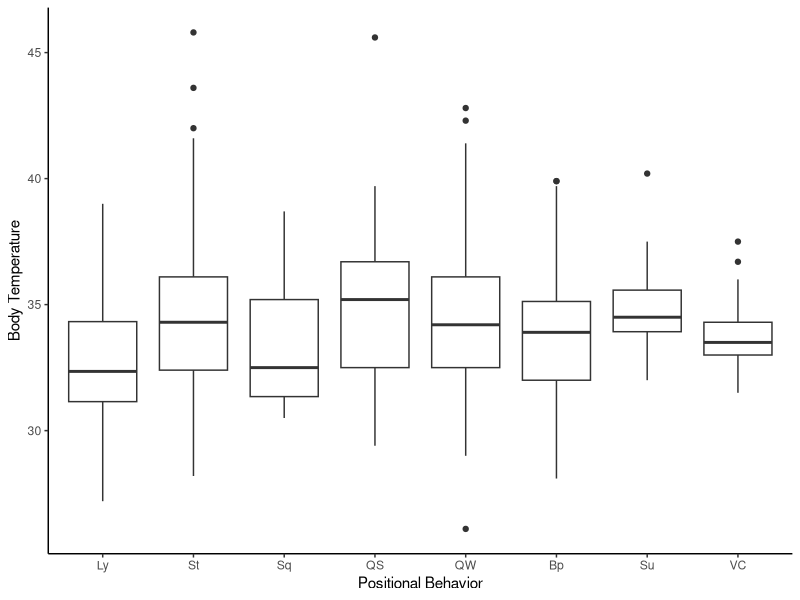
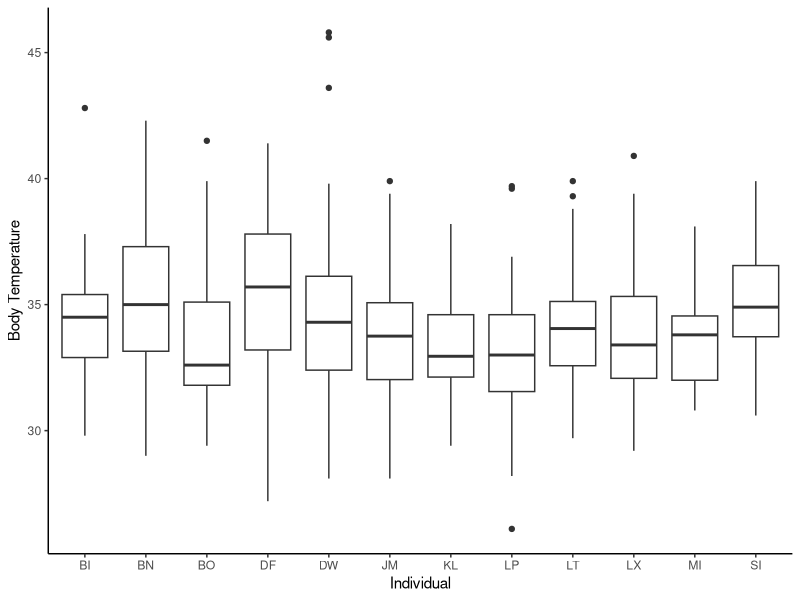
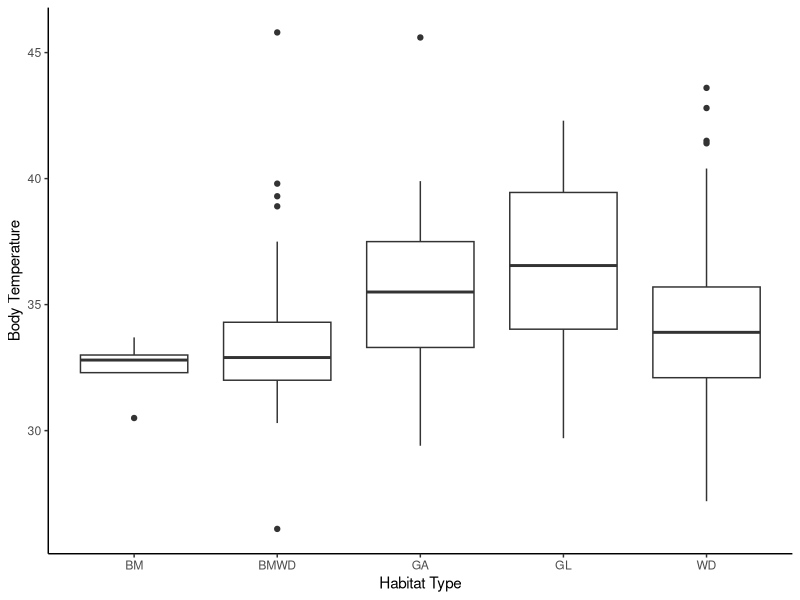
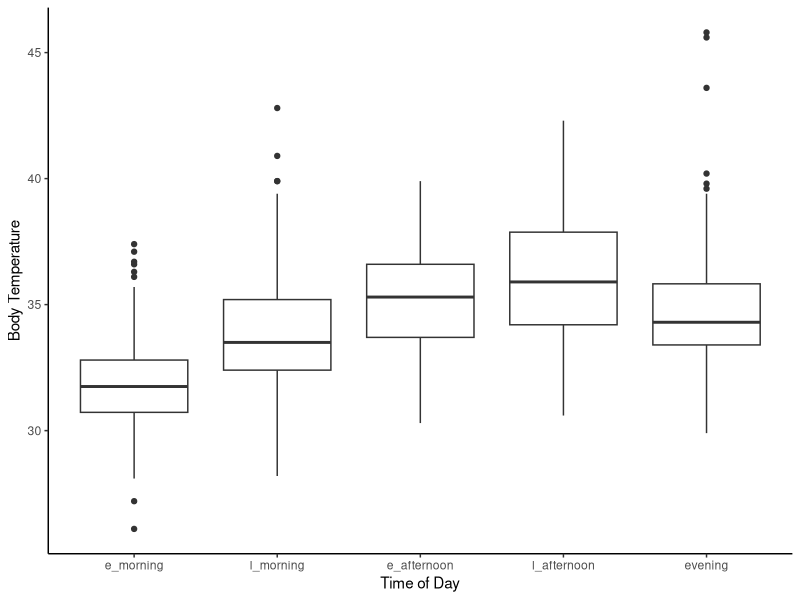
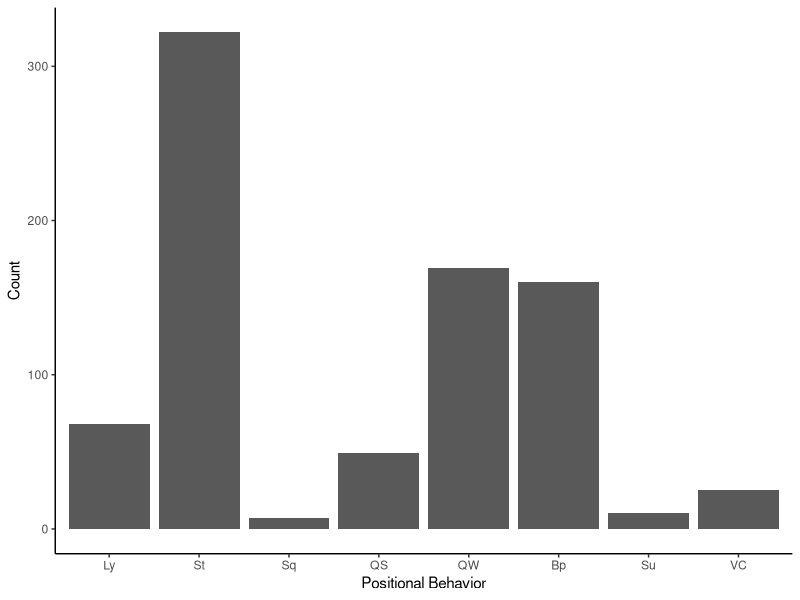
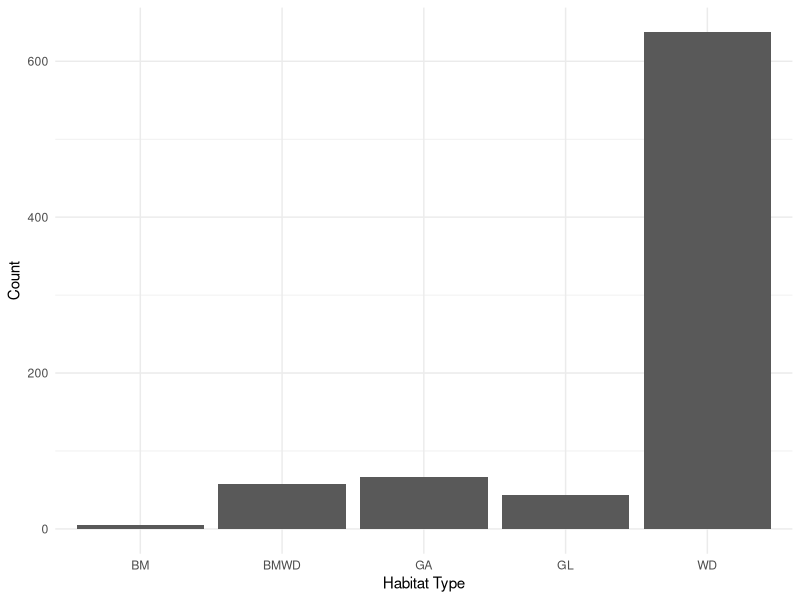
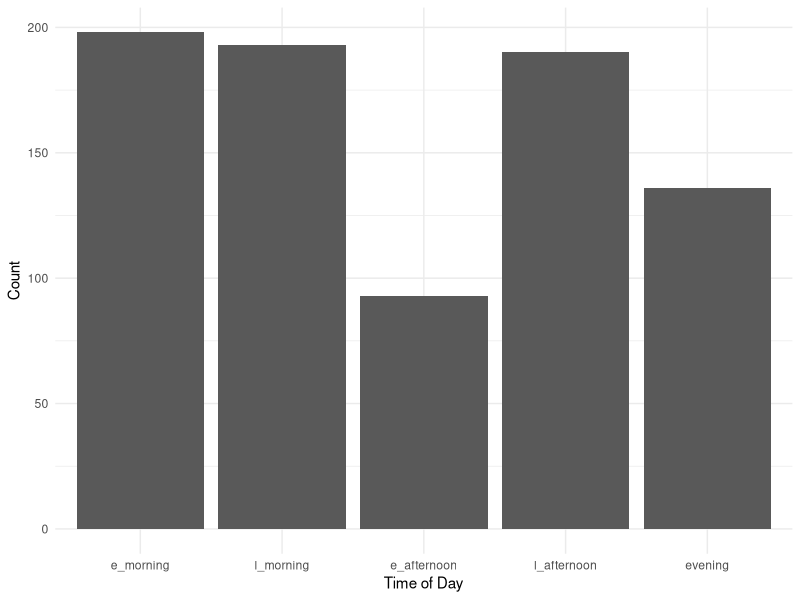
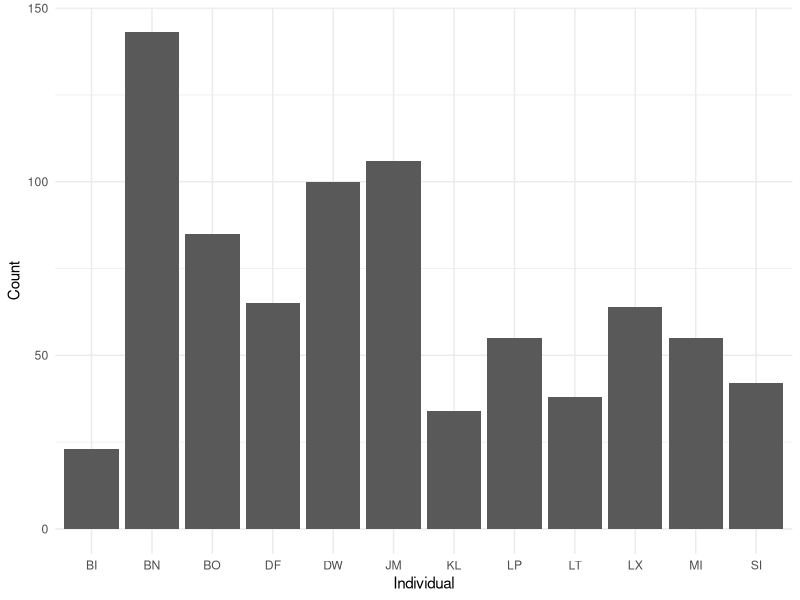

Write R code to recreate these figures, in order.
# load libraries
library(tidyverse) 
library(readr) 
library(lubridate)
library(magrittr)
library(ggplot2)
library(car)
library(emmeans)
library(lme4)

##read in data
prelim_tidy <- read_csv("_data/_tidy/prelim_data_tidycols.csv")
View(prelim_tidy)

#Omit any missing values:
summary(is.na(prelim_tidy))

prelim_temp<-na.omit(prelim_tidy)
View(prelim_temp)

#Combine positional behaviors into smaller categories
# suspensory = Cb, Br & QM
#Vertical climb and cling together
prelim_temp$pos_beh[prelim_temp$pos_beh == "Cb"] <- "Su"
prelim_temp$pos_beh[prelim_temp$pos_beh == "Br"] <- "Su"
prelim_temp$pos_beh[prelim_temp$pos_beh == "QM"] <- "Su"
prelim_temp$pos_beh[prelim_temp$pos_beh == "Vci"] <- "VC"
prelim_temp$pos_beh[prelim_temp$pos_beh == "Abp"] <- "Bp"
prelim_temp$pos_beh[prelim_temp$pos_beh == "BpS"] <- "Bp"
prelim_temp$pos_beh[prelim_temp$pos_beh == "BpW"] <- "Bp"

############
##re-order levels
prelim_temp$time_od <- factor(prelim_temp$time_od, levels = c("e_morning", "l_morning", "e_afternoon", "l_afternoon", "evening"))
prelim_temp$pos_beh <- factor(prelim_temp$pos_beh, levels = c("Ly", "St", "Sq", "QS", "QW", "Bp", "Su", "VC"))


##plotting
ggplot(prelim_temp, aes(pos_beh, therm_t)) +
  geom_boxplot() + labs(x="Positional Behavior", y="Body Temperature") +
  theme_classic()

ggplot(prelim_temp, aes(individual, therm_t)) +
  geom_boxplot() + labs(x="Individual", y="Body Temperature") +
  theme_classic()

ggplot(prelim_temp, aes(hab_type, therm_t)) +
  geom_boxplot() + labs(x="Habitat Type", y="Body Temperature") +
  theme_classic()

ggplot(prelim_temp, aes(time_od, therm_t)) +
  geom_boxplot() + labs(x="Time of Day", y="Body Temperature") +
  theme_classic()

##counts
ggplot(prelim_temp, aes(pos_beh))+
  geom_bar(stat="count") + labs(x="Positional Behavior", y="Count") +
  theme_classic()  ###maybe combine squat and sit

ggplot(prelim_temp, aes(hab_type))+
  geom_bar(stat="count") + labs(x="Habitat Type", y="Count")+
  theme_minimal()    ###can I combine bamboo with bamboo woodland?

ggplot(prelim_temp, aes(time_od))+
  geom_bar(stat="count") + labs(x="Time of Day", y="Count")+
  theme_minimal()

ggplot(prelim_temp, aes(individual))+
  geom_bar(stat="count") + labs(x="Individual", y="Count")+
  theme_minimal()

ggplot(prelim_temp, aes(sun))+
  geom_histogram()

###model plotting
m1 <- lmer(therm_t ~ pos_beh + time_od + sun + date + hab_type + 
       (1|individual), data = prelim_temp)
prelim_temp$pred <- predict(m1, type="response")
